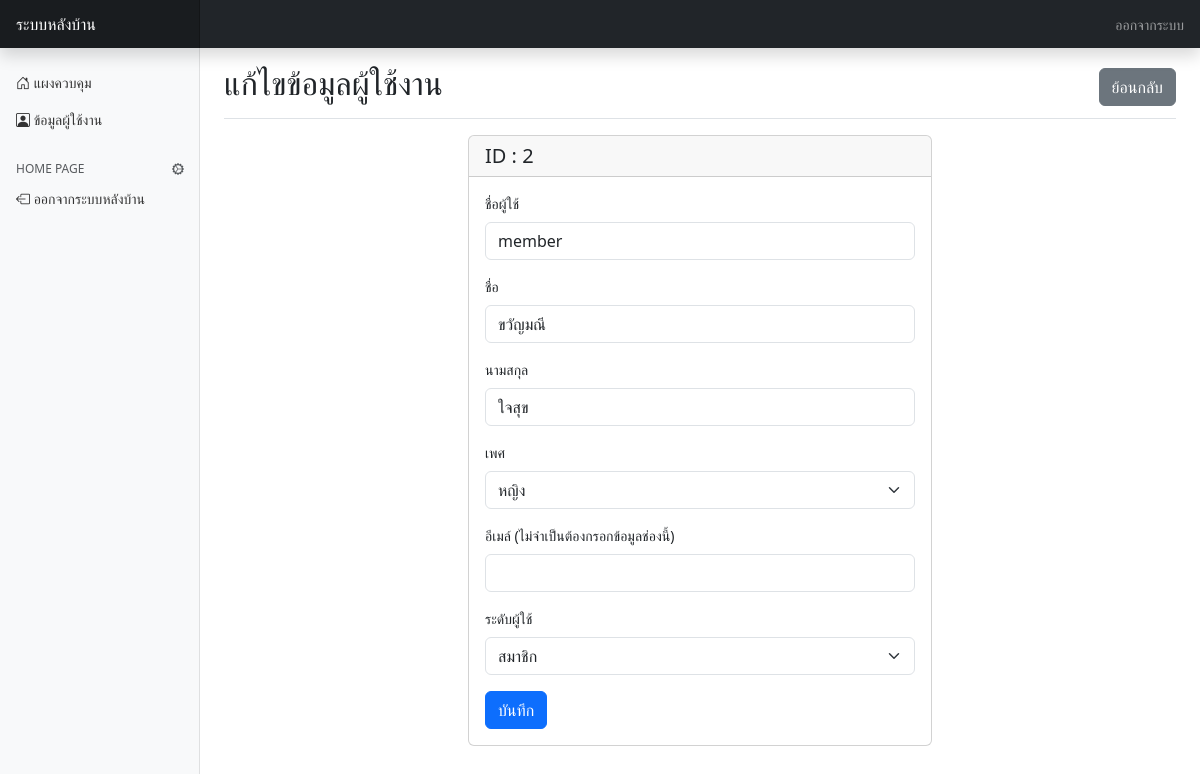
The app's page /admin/user_edit.php?id=2 (signed in) with its own data.
### tables this page shows
CREATE TABLE `tb_user` (
  `user_id` int(10) NOT NULL COMMENT 'ไอดีผู้ใช้',
  `user_username` varchar(30) NOT NULL COMMENT 'ชื่อผู้ใช้',
  `user_password` varchar(50) NOT NULL COMMENT 'รหัสผ่าน',
  `user_name` varchar(60) NOT NULL COMMENT 'ชื่อ',
  `user_surname` varchar(60) NOT NULL COMMENT 'นามสกุล',
  `user_sex` enum('ชาย','หญิง') NOT NULL COMMENT 'เพศ',
  `user_email` varchar(100) DEFAULT NULL COMMENT 'อีเมล์',
  `user_level` enum('member','admin') NOT NULL DEFAULT 'member' COMMENT 'ระดับผู้ใช้'
);

### admin/user_edit.php (the view, shortened to what this page needs)
<?php
require_once('../connections/mysqli.php');
$id = $_GET["id"];
$sql = "SELECT * FROM tb_user WHERE user_id = '".$id."'";
$query = mysqli_query($Connection,$sql);
$result = mysqli_fetch_array($query,MYSQLI_ASSOC);
?>
<!doctype html>
<html lang="en">
  <head>
    <link rel="stylesheet" href="../assets/css/bootstrap.min.css">
    <link rel="stylesheet" href="../assets/icons/bootstrap-icons.css">
    <link rel="stylesheet" href="assets/dashboard.css">
  </head>
  <body>
    <?php include 'include/header.php'; ?>
    <div class="container-fluid">
      <div class="row">
        <?php include 'include/sidebarMenu.php'; ?>
        <main class="col-md-9 ms-sm-auto col-lg-10 px-md-4">
          <div class="d-flex justify-content-between flex-wrap flex-md-nowrap align-items-center pt-3 pb-2 mb-3 border-bottom">
            <h1 class="h2">แก้ไขข้อมูลผู้ใช้งาน</h1>
            <div class="btn-toolbar mb-2 mb-md-0">
              <button type="button" class="btn btn-secondary" onclick="window.location.href='user.php'">ย้อนกลับ</button>
            </div>
          </div>
          <div class="row justify-content-md-center">
            <div class="col-6">
              <div class="card">
                <h5 class="card-header"><?php echo 'ID : '.$result['user_id']; ?></h5>
                <div class="card-body">
                  <form method="post">
                    <div class="mb-3">
                      <label class="form-label">ชื่อผู้ใช้</label>
                      <input type="text" class="form-control" name="user_username" value="<?php echo $result['user_username']; ?>" required/>
                    </div>
                    <div class="mb-3">
                      <label class="form-label">ชื่อ</label>
                      <input type="text" class="form-control" name="user_name" value="<?php echo $result['user_name']; ?>" required/>
                    </div>
                    <div class="mb-3">
                      <label class="form-label">นามสกุล</label>
                      <input type="text" class="form-control" name="user_surname" value="<?php echo $result['user_surname']; ?>" required/>
                    </div>
                    <div class="mb-3">
                      <label class="form-label">เพศ</label>
                      <select class="form-select" name="user_sex">
                        <option value="หญิง" <?php if ($result["user_sex"] == 'หญิง') {echo " selected";} ?>>หญิง</option>
                      </select>
                    </div>
                    <div class="mb-3">
                      <label class="form-label">อีเมล์ (ไม่จำเป็นต้องกรอกข้อมูลช่องนี้)</label>
                      <input type="email" class="form-control" name="user_email" value="<?php echo $result['user_email']; ?>"/>
                    </div>
                    <div class="mb-3">
                      <label class="form-label">ระดับผู้ใช้</label>
                      <select class="form-select" name="user_level">
                        <option value="member" <?php if ($result["user_level"] == 'member') {echo " selected";} ?>>สมาชิก</option>
                      </select>
                    </div>
                    <button type="submit" name="submit" class="btn btn-primary">บันทึก</button>
                  </form>
                </div>
              </div>
            </div>
          </div>
        </main>
      </div>
    </div>
  </body>
</html>

### admin/assets/dashboard.css (style rules this page uses)
body { font-size: .875rem; }

### records on screen
tb_user: user_id "2", user_username "member", user_name "ขวัญมณี", user_surname "ใจสุข", user_sex "หญิง", user_level "สมาชิก"
